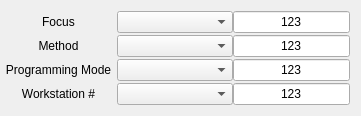
   <widget class="QWidget" name="gridLayoutWidget_2">
    <property name="geometry">
     <rect>
      <x>0</x>
      <y>390</y>
      <width>361</width>
      <height>108</height>
     </rect>
    </property>
    <layout class="QGridLayout" name="gridLayout_2" columnstretch="2,2,2">
     <property name="horizontalSpacing">
      <number>0</number>
     </property>
     <property name="verticalSpacing">
      <number>2</number>
     </property>
     <property name="leftMargin">
      <number>0</number>
     </property>
     <item row="2" column="0">
      <widget class="caLabel" name="calabel_40">
       <property name="text">
        <string>Programming Mode</string>
       </property>
       <property name="alignment">
        <set>Qt::AlignCenter</set>
       </property>
       <property name="foreground">
        <color>
         <red>180</red>
         <green>180</green>
         <blue>180</blue>
        </color>
       </property>
       <property name="background">
        <color alpha="0">
         <red>160</red>
         <green>160</green>
         <blue>164</blue>
        </color>
       </property>
      </widget>
     </item>
     <item row="1" column="2">
      <widget class="caLineEdit" name="caLineEdit_21">
       <property name="text">
        <string>123</string>
       </property>
       <property name="alignment">
        <set>Qt::AlignAbsolute|Qt::AlignCenter|Qt::AlignHCenter|Qt::AlignVCenter</set>
       </property>
       <property name="channel" stdset="0">
        <string notr="true">$(P):GetTechnique</string>
       </property>
       <property name="foreground">
        <color>
         <red>195</red>
         <green>195</green>
         <blue>195</blue>
        </color>
       </property>
       <property name="background">
        <color>
         <red>58</red>
         <green>58</green>
         <blue>58</blue>
        </color>
       </property>
       <property name="colorMode">
        <enum>caLineEdit::Static</enum>
       </property>
       <property name="precision">
        <number>0</number>
       </property>
       <property name="fontScaleMode">
        <enum>caLineEdit::Height</enum>
       </property>
       <property name="formatType">
        <enum>caLineEdit::decimal</enum>
       </property>
      </widget>
     </item>
     <item row="0" column="2">
      <widget class="caLineEdit" name="caLineEdit_14">
       <property name="text">
        <string>123</string>
       </property>
       <property name="alignment">
        <set>Qt::AlignAbsolute|Qt::AlignCenter|Qt::AlignHCenter|Qt::AlignVCenter</set>
       </property>
       <property name="channel" stdset="0">
        <string notr="true">$(P):GetFocus</string>
       </property>
       <property name="foreground">
        <color>
         <red>195</red>
         <green>195</green>
         <blue>195</blue>
        </color>
       </property>
       <property name="background">
        <color>
         <red>58</red>
         <green>58</green>
         <blue>58</blue>
        </color>
       </property>
       <property name="colorMode">
        <enum>caLineEdit::Static</enum>
       </property>
       <property name="precision">
        <number>0</number>
       </property>
       <property name="fontScaleMode">
        <enum>caLineEdit::Height</enum>
       </property>
       <property name="formatType">
        <enum>caLineEdit::decimal</enum>
       </property>
      </widget>
     </item>
     <item row="0" column="1">
      <widget class="caMenu" name="camenu">
       <property name="channel" stdset="0">
        <string notr="true">$(P):SetFocus</string>
       </property>
      </widget>
     </item>
     <item row="2" column="1">
      <widget class="caMenu" name="camenu_3">
       <property name="channel" stdset="0">
        <string notr="true">$(P):SetProgramming</string>
       </property>
      </widget>
     </item>
     <item row="0" column="0">
      <widget class="caLabel" name="calabel_35">
       <property name="text">
        <string>Focus</string>
       </property>
       <property name="alignment">
        <set>Qt::AlignCenter</set>
       </property>
       <property name="foreground">
        <color>
         <red>180</red>
         <green>180</green>
         <blue>180</blue>
        </color>
       </property>
       <property name="background">
        <color alpha="0">
         <red>160</red>
         <green>160</green>
         <blue>164</blue>
        </color>
       </property>
      </widget>
     </item>
     <item row="1" column="0">
      <widget class="caLabel" name="calabel_39">
       <property name="text">
        <string>Method</string>
       </property>
       <property name="alignment">
        <set>Qt::AlignCenter</set>
       </property>
       <property name="foreground">
        <color>
         <red>180</red>
         <green>180</green>
         <blue>180</blue>
        </color>
       </property>
       <property name="background">
        <color alpha="0">
         <red>160</red>
         <green>160</green>
         <blue>164</blue>
        </color>
       </property>
      </widget>
     </item>
     <item row="2" column="2">
      <widget class="caLineEdit" name="caLineEdit_22">
       <property name="text">
        <string>123</string>
       </property>
       <property name="alignment">
        <set>Qt::AlignAbsolute|Qt::AlignCenter|Qt::AlignHCenter|Qt::AlignVCenter</set>
       </property>
       <property name="channel" stdset="0">
        <string notr="true">$(P):GetProgramming</string>
       </property>
       <property name="foreground">
        <color>
         <red>195</red>
         <green>195</green>
         <blue>195</blue>
        </color>
       </property>
       <property name="background">
        <color>
         <red>58</red>
         <green>58</green>
         <blue>58</blue>
        </color>
       </property>
       <property name="colorMode">
        <enum>caLineEdit::Static</enum>
       </property>
       <property name="precision">
        <number>0</number>
       </property>
       <property name="fontScaleMode">
        <enum>caLineEdit::Height</enum>
       </property>
       <property name="formatType">
        <enum>caLineEdit::decimal</enum>
       </property>
      </widget>
     </item>
     <item row="1" column="1">
      <widget class="caMenu" name="camenu_2">
       <property name="channel" stdset="0">
        <string notr="true">$(P):SetTechnique</string>
       </property>
      </widget>
     </item>
     <item row="3" column="0">
      <widget class="caLabel" name="calabel_49">
       <property name="text">
        <string>Workstation #</string>
       </property>
       <property name="alignment">
        <set>Qt::AlignCenter</set>
       </property>
       <property name="foreground">
        <color>
         <red>180</red>
         <green>180</green>
         <blue>180</blue>
        </color>
       </property>
       <property name="background">
        <color alpha="0">
         <red>160</red>
         <green>160</green>
         <blue>164</blue>
        </color>
       </property>
      </widget>
     </item>
     <item row="3" column="1">
      <widget class="caMenu" name="camenu_4">
       <property name="channel" stdset="0">
        <string notr="true">$(P):SetWS</string>
       </property>
      </widget>
     </item>
     <item row="3" column="2">
      <widget class="caLineEdit" name="caLineEdit_31">
       <property name="text">
        <string>123</string>
       </property>
       <property name="alignment">
        <set>Qt::AlignAbsolute|Qt::AlignCenter|Qt::AlignHCenter|Qt::AlignVCenter</set>
       </property>
       <property name="channel" stdset="0">
        <string notr="true">$(P):GetWS</string>
       </property>
       <property name="foreground">
        <color>
         <red>195</red>
         <green>195</green>
         <blue>195</blue>
        </color>
       </property>
       <property name="background">
        <color>
         <red>58</red>
         <green>58</green>
         <blue>58</blue>
        </color>
       </property>
       <property name="colorMode">
        <enum>caLineEdit::Static</enum>
       </property>
       <property name="precision">
        <number>0</number>
       </property>
       <property name="fontScaleMode">
        <enum>caLineEdit::Height</enum>
       </property>
       <property name="formatType">
        <enum>caLineEdit::decimal</enum>
       </property>
      </widget>
     </item>
    </layout>
   </widget>
